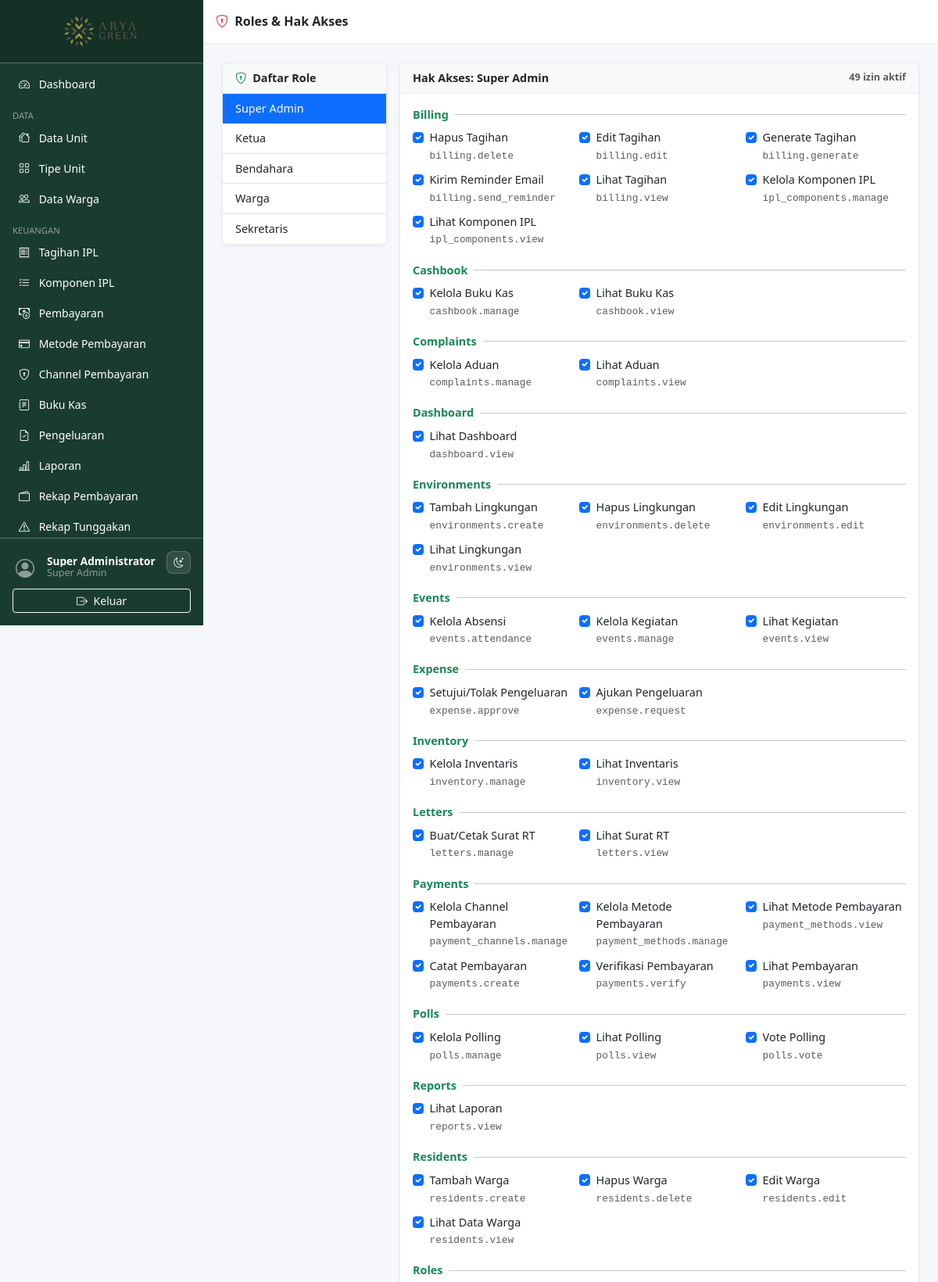
Page /pages/roles/index.php (signed in, upper part) on the committed database.
### tables this page shows
CREATE TABLE `roles` (
  `id`         INT UNSIGNED AUTO_INCREMENT PRIMARY KEY,
  `name`       VARCHAR(50) NOT NULL UNIQUE,
  `label`      VARCHAR(100) NOT NULL,
  `created_at` TIMESTAMP DEFAULT CURRENT_TIMESTAMP
);

CREATE TABLE `permissions` (
  `id`          INT UNSIGNED AUTO_INCREMENT PRIMARY KEY,
  `name`        VARCHAR(100) NOT NULL UNIQUE,
  `label`       VARCHAR(150) NOT NULL,
  `module`      VARCHAR(50) NOT NULL,
  `created_at`  TIMESTAMP DEFAULT CURRENT_TIMESTAMP
);

### includes/functions.php (called while the page is built, shortened)
<?php
function e(mixed $v): string {
    return htmlspecialchars((string)$v, ENT_QUOTES | ENT_SUBSTITUTE, 'UTF-8');
}

### includes/auth.php (called while the page is built, shortened)
<?php
require_once __DIR__ . '/functions.php';
function auth_user(): array {
    return $_SESSION['auth_user'] ?? [];
}
function can(string $permission): bool {
    return in_array($permission, $_SESSION['permissions'] ?? [], true);
}

### pages/roles/index.php (the view, shortened to what this page needs)
<?php
require_once __DIR__ . '/../../includes/auth.php';
require_once __DIR__ . '/../../includes/functions.php';
$db = db();
$roles = $db->query('SELECT * FROM roles ORDER BY id')->fetch_all(MYSQLI_ASSOC);
$all_perms = $db->query('SELECT * FROM permissions ORDER BY module, name')->fetch_all(MYSQLI_ASSOC);
$by_module = [];
foreach ($all_perms as $p) $by_module[$p['module']][] = $p;
$sel_role_id = (int)($_GET['role_id'] ?? ($roles[0]['id'] ?? 0));
$assigned = [];
if ($sel_role_id) {
    $stmt = $db->prepare('SELECT permission_id FROM role_permissions WHERE role_id=?');
    $stmt->bind_param('i', $sel_role_id);
    $stmt->execute();
    foreach ($stmt->get_result()->fetch_all(MYSQLI_ASSOC) as $row) $assigned[$row['permission_id']] = true;
}
include __DIR__ . '/../../includes/header.php';
include __DIR__ . '/../../includes/sidebar.php';
?>
<div class="content-wrapper">
  <div class="topbar d-flex align-items-center px-3 gap-2">
    <h6 class="mb-0 fw-semibold"><i class="bi bi-shield-lock me-1 text-danger"></i> Roles &amp; Hak Akses</h6>
  </div>
  <div class="main-content">
    <div class="row g-3">
      <div class="col-md-3">
        <div class="card">
          <div class="card-header"><i class="bi bi-shield-lock me-1 text-success"></i> Daftar Role</div>
          <div class="list-group list-group-flush">
            <?php foreach ($roles as $r): ?>
              <a href="index.php?role_id=<?= $r['id'] ?>"
                 class="list-group-item list-group-item-action <?= $sel_role_id===(int)$r['id']?'active':'' ?>">
                <?= e($r['label']) ?>
              </a>
            <?php endforeach; ?>
          </div>
        </div>
      </div>
      <div class="col-md-9">
        <?php $sel_role = array_values(array_filter($roles, fn($r)=>(int)$r['id']===$sel_role_id))[0] ?? null; ?>
        <?php if ($sel_role): ?>
        <div class="card">
          <div class="card-header d-flex justify-content-between align-items-center">
            <span>Hak Akses: <strong><?= e($sel_role['label']) ?></strong></span>
            <small class="text-muted"><?= count($assigned) ?> izin aktif</small>
          </div>
          <div class="card-body">
            <form method="POST">
              <?php foreach ($by_module as $module => $perms): ?>
              <div class="mb-3">
                <div class="d-flex align-items-center mb-2">
                  <strong class="text-capitalize text-success"><?= e($module) ?></strong>
                  <hr class="flex-grow-1 ms-2 my-0">
                </div>
                <div class="row g-2">
                  <?php foreach ($perms as $perm): ?>
                  <div class="col-md-4">
                    <div class="form-check">
                      <input class="form-check-input" type="checkbox"
                             name="permissions[]" value="<?= $perm['id'] ?>"
                             id="perm_<?= $perm['id'] ?>"
                             <?= isset($assigned[$perm['id']]) ? 'checked' : '' ?>>
                      <label class="form-check-label" for="perm_<?= $perm['id'] ?>">
                        <?= e($perm['label']) ?>
                        <br><code class="fs-7 text-muted"><?= e($perm['name']) ?></code>
                      </label>
                    </div>
                  </div>
                  <?php endforeach; ?>
                </div>
              </div>
              <?php endforeach; ?>
            </form>
          </div>
        </div>
        <?php endif; ?>
      </div>
    </div>
  </div>
<?php include __DIR__ . '/../../includes/footer.php'; ?>

### includes/sidebar.php (shortened to what this page needs)
<?php
$current_uri = $_SERVER['REQUEST_URI'] ?? '';
function nav_active(string $path): string {
    global $current_uri;
    return str_contains($current_uri, $path) ? ' active' : '';
}
?>
<nav id="sidebar" class="sidebar d-flex flex-column flex-shrink-0 p-0">
  <a href="<?= APP_URL ?>/pages/dashboard.php"
     class="d-flex align-items-center justify-content-center p-3 text-white text-decoration-none sidebar-brand"
     title="<?= e(APP_NAME) ?>">
    <img src="<?= APP_URL ?>/assets/images/logo.png" alt="<?= e(APP_NAME) ?>" class="sidebar-logo">
  </a>
  <hr class="text-white m-0">
  <div class="nav-scroll">
    <ul class="nav nav-pills flex-column px-2 py-2">
    <?php if (can('dashboard.view')): ?>
    <li class="nav-item">
      <a href="<?= APP_URL ?>/pages/dashboard.php"
         class="nav-link text-white<?= nav_active('/dashboard') ?>">
        <i class="bi bi-speedometer2 me-2"></i> Dashboard
      </a>
    </li>
    <?php endif; ?>
    <?php if (can('units.view')): ?>
    <li class="nav-item mt-2">
      <small class="text-white-50 px-2 text-uppercase" style="font-size:.7rem">Data</small>
    </li>
    <li class="nav-item">
      <a href="<?= APP_URL ?>/pages/units/index.php"
         class="nav-link text-white<?= nav_active('/units/') ?>">
        <i class="bi bi-houses me-2"></i> Data Unit
      </a>
    </li>
    <li class="nav-item">
      <a href="<?= APP_URL ?>/pages/unit_types/index.php"
         class="nav-link text-white<?= nav_active('/unit_types') ?>">
        <i class="bi bi-grid me-2"></i> Tipe Unit
      </a>
    </li>
    <?php endif; ?>
    <?php if (can('residents.view')): ?>
    <li class="nav-item">
      <a href="<?= APP_URL ?>/pages/residents/index.php"
         class="nav-link text-white<?= nav_active('/residents') ?>">
        <i class="bi bi-people me-2"></i> Data Warga
      </a>
    </li>
    <?php endif; ?>
    <?php if (can('billing.view') || can('payments.view')): ?>
    <li class="nav-item mt-2">
      <small class="text-white-50 px-2 text-uppercase" style="font-size:.7rem">Keuangan</small>
    </li>
    <?php endif; ?>
    <?php if (can('billing.view')): ?>
    <li class="nav-item">
      <a href="<?= APP_URL ?>/pages/billing/index.php"
         class="nav-link text-white<?= nav_active('/billing') ?>">
        <i class="bi bi-receipt me-2"></i> Tagihan IPL
      </a>
    </li>
    <?php endif; ?>
    <?php if (can('ipl_components.view')): ?>
    <li class="nav-item">
      <a href="<?= APP_URL ?>/pages/ipl_components/index.php"
         class="nav-link text-white<?= nav_active('/ipl_components') ?>">
        <i class="bi bi-list-check me-2"></i> Komponen IPL
      </a>
    </li>
    <?php endif; ?>
    <?php if (can('payments.view')): ?>
    <li class="nav-item">
      <a href="<?= APP_URL ?>/pages/payments/index.php"
         class="nav-link text-white<?= nav_active('/payments') ?>">
        <i class="bi bi-cash-coin me-2"></i> Pembayaran
      </a>
    </li>
    <?php endif; ?>
    <?php if (can('payment_methods.manage')): ?>
    <li class="nav-item">
      <a href="<?= APP_URL ?>/pages/payment_methods/index.php"
         class="nav-link text-white<?= nav_active('/payment_methods') ?>">
        <i class="bi bi-credit-card me-2"></i> Metode Pembayaran
      </a>
    </li>
    <?php endif; ?>
    <?php if (can('payment_channels.manage')): ?>
    <li class="nav-item">
      <a href="<?= APP_URL ?>/pages/payment_channels/index.php" class="nav-link text-white<?= nav_active('/payment_channels') ?>">
        <i class="bi bi-shield-lock me-2"></i> Channel Pembayaran
      </a>
    </li>
    <?php endif; ?>
    <?php if (can('cashbook.view')): ?>
    <li class="nav-item">
      <a href="<?= APP_URL ?>/pages/cashbook/index.php"
         class="nav-link text-white<?= nav_active('/cashbook') ?>">
        <i class="bi bi-journal-text me-2"></i> Buku Kas
      </a>
    </li>
    <?php endif; ?>
    <?php if (can('expense.request') || can('expense.approve')): ?>
    <li class="nav-item">
      <a href="<?= APP_URL ?>/pages/expense/index.php"
         class="nav-link text-white<?= nav_active('/expense') ?>">
        <i class="bi bi-file-earmark-check me-2"></i> Pengeluaran
      </a>
    </li>
    <?php endif; ?>
    <?php if (can('reports.view')): ?>
    <li class="nav-item">
      <a href="<?= APP_URL ?>/pages/reports/index.php"
         class="nav-link text-white<?= nav_active('/reports/index') ?>">
        <i class="bi bi-bar-chart-line me-2"></i> Laporan
      </a>
    </li>
    <li class="nav-item">
      <a href="<?= APP_URL ?>/pages/reports/payments.php"
         class="nav-link text-white<?= nav_active('/reports/payments') ?>">
        <i class="bi bi-wallet2 me-2"></i> Rekap Pembayaran
      </a>
    </li>
    <li class="nav-item">
      <a href="<?= APP_URL ?>/pages/reports/arrears.php"
         class="nav-link text-white<?= nav_active('/reports/arrears') ?>">
        <i class="bi bi-exclamation-triangle me-2"></i> Rekap Tunggakan
      </a>
    </li>
    <?php endif; ?>
    </ul>
  </div>
  <hr class="text-white m-0">
  <div class="p-3 sidebar-footer">
    <div class="d-flex align-items-start gap-2 mb-2">
      <a href="<?= APP_URL ?>/pages/profile.php"
         class="d-flex align-items-center text-decoration-none rounded p-1 sidebar-profile-link flex-grow-1 overflow-hidden"
         title="Profil & ganti password">
        <div class="avatar-sm me-2">
          <i class="bi bi-person-circle fs-4 text-white-50"></i>
        </div>
        <div class="text-white lh-1 flex-grow-1 overflow-hidden">
          <div class="fw-semibold text-truncate" style="font-size:.85rem"><?= e($current_user['name'] ?? '') ?></div>
          <small class="text-white-50"><?= e(ucwords(str_replace('_',' ', $current_user['role'] ?? ''))) ?></small>
        </div>
      </a>
      <button type="button" class="dark-toggle sidebar-theme-toggle text-white" aria-label="Ganti tema" title="Ganti tema">
        <i class="bi bi-moon-stars"></i>
      </button>
    </div>
    <a href="<?= APP_URL ?>/auth/logout.php"
       class="btn btn-sm btn-outline-light w-100"
       onclick="return confirm('Yakin ingin keluar?')">
      <i class="bi bi-box-arrow-right me-1"></i> Keluar
    </a>
  </div>
</nav>

### assets/css/style.css (style rules this page uses)
:root { --sidebar-width: 260px; --sidebar-bg: #1a3c2e; --sidebar-hover: #2d6a4f; --topbar-height: 56px; --page-bg: #f5f7fa; --surface: #ffffff; --surface-muted: #f8f9fa; --border-color: #e9ecef; --text-color: #212529; --muted-color: #6c757d; }
body { background: var(--page-bg); color: var(--text-color); font-size: .9rem; }
.sidebar { width: var(--sidebar-width); height: 100vh; min-height: 0; background: var(--sidebar-bg); position: fixed; top: 0; left: 0; z-index: 1040; transition: transform .25s ease; overflow: hidden; display: flex; flex-direction: column; }
.sidebar .nav-scroll { flex: 1 1 0; height: 0; min-height: 0; overflow-y: auto; overflow-x: hidden; scrollbar-width: thin; scrollbar-color: rgba(255,255,255,.35) transparent; }
.sidebar .sidebar-footer { flex-shrink: 0; background: var(--sidebar-bg); }
.sidebar-brand { background: rgba(0,0,0,.2); }
.sidebar-logo { height: 48px; width: auto; object-fit: contain; }
.sidebar .nav-link { border-radius: 6px; margin-bottom: 2px; font-size: .875rem; }
.content-wrapper { margin-left: var(--sidebar-width); width: calc(100% - var(--sidebar-width)); min-height: 100vh; display: flex; flex-direction: column; }
.topbar { height: var(--topbar-height); background: var(--surface); border-bottom: 1px solid var(--border-color); color: var(--text-color); position: sticky; top: 0; z-index: 1030; }
.main-content { flex: 1; padding: 1.5rem; }
.card { border: 1px solid var(--border-color); background: var(--surface); box-shadow: 0 1px 4px rgba(0,0,0,.06); }
.card-header { background: var(--surface-muted); border-bottom: 1px solid var(--border-color); font-weight: 600; }
.dark-toggle { background: transparent; border: 1px solid var(--border-color); border-radius: 8px; padding: 4px 8px; font-size: .8rem; cursor: pointer; transition: background .2s, border-color .2s; }
.dark-toggle i { pointer-events: none; }
.sidebar-theme-toggle { background: rgba(255,255,255,.1); border-color: rgba(255,255,255,.2); }
.fs-7 { font-size: .8rem; }
.avatar-sm { width: 32px; height: 32px; }

### rows in the picture
roles: name "Super Admin", label "Super Admin"
roles: label "Ketua"
roles: label "Bendahara"
roles: label "Warga"
roles: label "Sekretaris"
permissions: id "☑", label "Hapus Tagihan", name "billing.delete"
permissions: id "☑", label "Edit Tagihan", name "billing.edit"
permissions: id "☑", label "Generate Tagihan", name "billing.generate"
permissions: id "☑", label "Kirim Reminder Email", name "billing.send_reminder"
permissions: id "☑", label "Lihat Tagihan", name "billing.view"
permissions: id "☑", label "Kelola Komponen IPL", name "ipl_components.manage"
permissions: id "☑", label "Lihat Komponen IPL", name "ipl_components.view"
permissions: id "☑", label "Kelola Buku Kas", name "cashbook.manage"
permissions: id "☑", label "Lihat Buku Kas", name "cashbook.view"
permissions: id "☑", label "Kelola Aduan", name "complaints.manage"
permissions: id "☑", label "Lihat Aduan", name "complaints.view"
permissions: id "☑", label "Lihat Dashboard", name "dashboard.view"
permissions: id "☑", label "Tambah Lingkungan", name "environments.create"
permissions: id "☑", label "Hapus Lingkungan", name "environments.delete"
permissions: id "☑", label "Edit Lingkungan", name "environments.edit"
permissions: id "☑", label "Lihat Lingkungan", name "environments.view"
permissions: id "☑", label "Kelola Absensi", name "events.attendance"
permissions: id "☑", label "Kelola Kegiatan", name "events.manage"
permissions: id "☑", label "Lihat Kegiatan", name "events.view"
permissions: id "☑", label "Setujui/Tolak Pengeluaran", name "expense.approve"
permissions: id "☑", label "Ajukan Pengeluaran", name "expense.request"
permissions: id "☑", label "Kelola Inventaris", name "inventory.manage"
permissions: id "☑", label "Lihat Inventaris", name "inventory.view"
permissions: id "☑", label "Buat/Cetak Surat RT", name "letters.manage"
permissions: id "☑", label "Lihat Surat RT", name "letters.view"
permissions: id "☑", label "Kelola Channel Pembayaran", name "payment_channels.manage"
permissions: id "☑", label "Kelola Metode Pembayaran", name "payment_methods.manage"
permissions: id "☑", label "Lihat Metode Pembayaran", name "payment_methods.view"
permissions: id "☑", label "Catat Pembayaran", name "payments.create"
permissions: id "☑", label "Verifikasi Pembayaran", name "payments.verify"
permissions: id "☑", label "Lihat Pembayaran", name "payments.view"
permissions: id "☑", label "Kelola Polling", name "polls.manage"
permissions: id "☑", label "Lihat Polling", name "polls.view"
permissions: id "☑", label "Vote Polling", name "polls.vote"
permissions: id "☑", label "Lihat Laporan", name "reports.view"
permissions: id "☑", label "Tambah Warga", name "residents.create"
permissions: id "☑", label "Hapus Warga", name "residents.delete"
permissions: id "☑", label "Edit Warga", name "residents.edit"
permissions: id "☑", label "Lihat Data Warga", name "residents.view"

### other values in the picture
$current_user['name'] "Super Administrator"
count($assigned) "49"
$module "Billing"
$module "Cashbook"
$module "Complaints"
$module "Dashboard"
$module "Environments"
$module "Events"
$module "Expense"
$module "Inventory"
$module "Letters"
$module "Payments"
$module "Polls"
$module "Reports"
$module "Residents"
